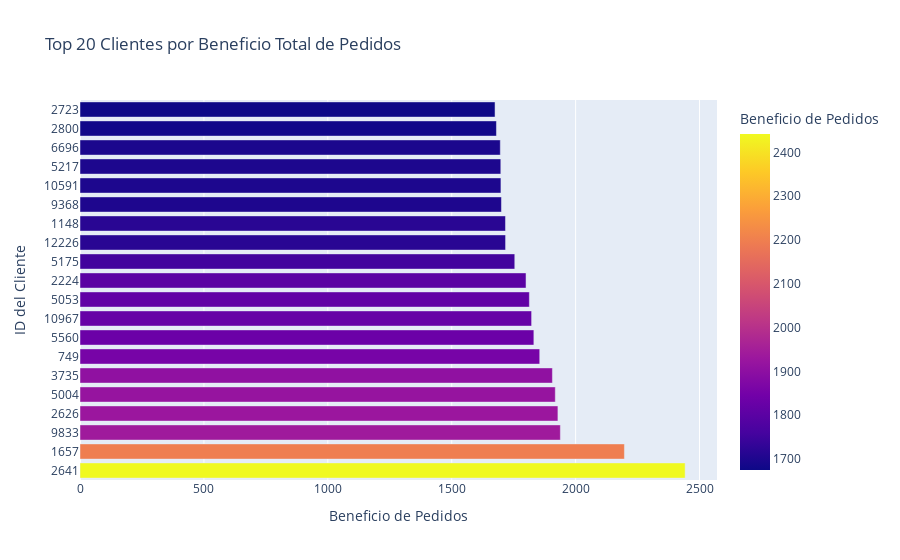

Notebook source saved alongside this figure:
### Markdown cell above
# Los 20 clientes principales en cuanto a ganancias de todos los pedidos

### Code cell
#Creamos una nueva columna en el df1 para identificar los clientes (lo convertimos en string)
df1['Customer_ID_STR']=df1['Customer Id'].astype(str)

#agrupa el df por el id del cliente, suma el total de beneficios por pedido por  cada uno y ordena los resultados por el número de beneficios en orden descendente.
data_customers_profit=df1.groupby(['Customer_ID_STR'])['Order Profit Per Order'].sum().reset_index(name='Profit of Orders').sort_values(by= 'Profit of Orders', ascending= False)

#creamos un gráfico de barras que muestra los 20 clientes con mayores beneficios
fig = px.bar(
    data_customers_profit.head(20),                  # Mostrar solo los 20 principales clientes
    x='Profit of Orders',                            # Eje x: Beneficio Total de Pedidos
    y='Customer_ID_STR',                            # Eje y: ID del Cliente
    color='Profit of Orders',                        # Colores basados en el Beneficio Total
    labels={
        'Profit of Orders': 'Beneficio de Pedidos',
        'Customer_ID_STR': 'ID del Cliente'
    },
    title='Top 20 Clientes por Beneficio Total de Pedidos'  # Título del gráfico
)

# Mostrar el gráfico
fig.show()

### Figure 1 — Plotly figure (JSON) as saved in the notebook; plotly's stock layout.template omitted (floating-point values rounded to 4 significant figures)
{"data": [{"alignmentgroup": "True", "hovertemplate": "Beneficio de Pedidos=%{marker.color}<br>ID del Cliente=%{y}<extra></extra>", "legendgroup": "", "marker": {"color": [2442.0, 2197.0, 1938.0, 1929.0, 1918.0, 1906.0, 1855.0, 1831.0, 1822.0, 1813.0, 1800.0, 1754.0, 1717.0, 1717.0, 1701.0, 1699.0, 1698.0, 1696.0, 1680.0, 1675.0], "coloraxis": "coloraxis", "pattern": {"shape": ""}}, "name": "", "offsetgroup": "", "orientation": "h", "showlegend": false, "textposition": "auto", "type": "bar", "x": [2442.0, 2197.0, 1938.0, 1929.0, 1918.0, 1906.0, 1855.0, 1831.0, 1822.0, 1813.0, 1800.0, 1754.0, 1717.0, 1717.0, 1701.0, 1699.0, 1698.0, 1696.0, 1680.0, 1675.0], "xaxis": "x", "y": ["2641", "1657", "9833", "2626", "5004", "3735", "749", "5560", "10967", "5053", "2224", "5175", "12226", "1148", "9368", "10591", "5217", "6696", "2800", "2723"], "yaxis": "y"}], "layout": {"autosize": true, "barmode": "relative", "coloraxis": {"colorbar": {"title": {"text": "Beneficio de Pedidos"}}, "colorscale": [[0, "#0d0887"], [0.1111, "#46039f"], [0.2222, "#7201a8"], [0.3333, "#9c179e"], [0.4444, "#bd3786"], [0.5556, "#d8576b"], [0.6667, "#ed7953"], [0.7778, "#fb9f3a"], [0.8889, "#fdca26"], [1, "#f0f921"]]}, "legend": {"tracegroupgap": 0}, "title": {"text": "Top 20 Clientes por Beneficio Total de Pedidos"}, "xaxis": {"anchor": "y", "autorange": true, "domain": [0, 1], "range": [0, 2570.0], "title": {"text": "Beneficio de Pedidos"}, "type": "linear"}, "yaxis": {"anchor": "x", "autorange": true, "domain": [0, 1], "range": [-0.5, 19.5], "title": {"text": "ID del Cliente"}, "type": "category"}}}
